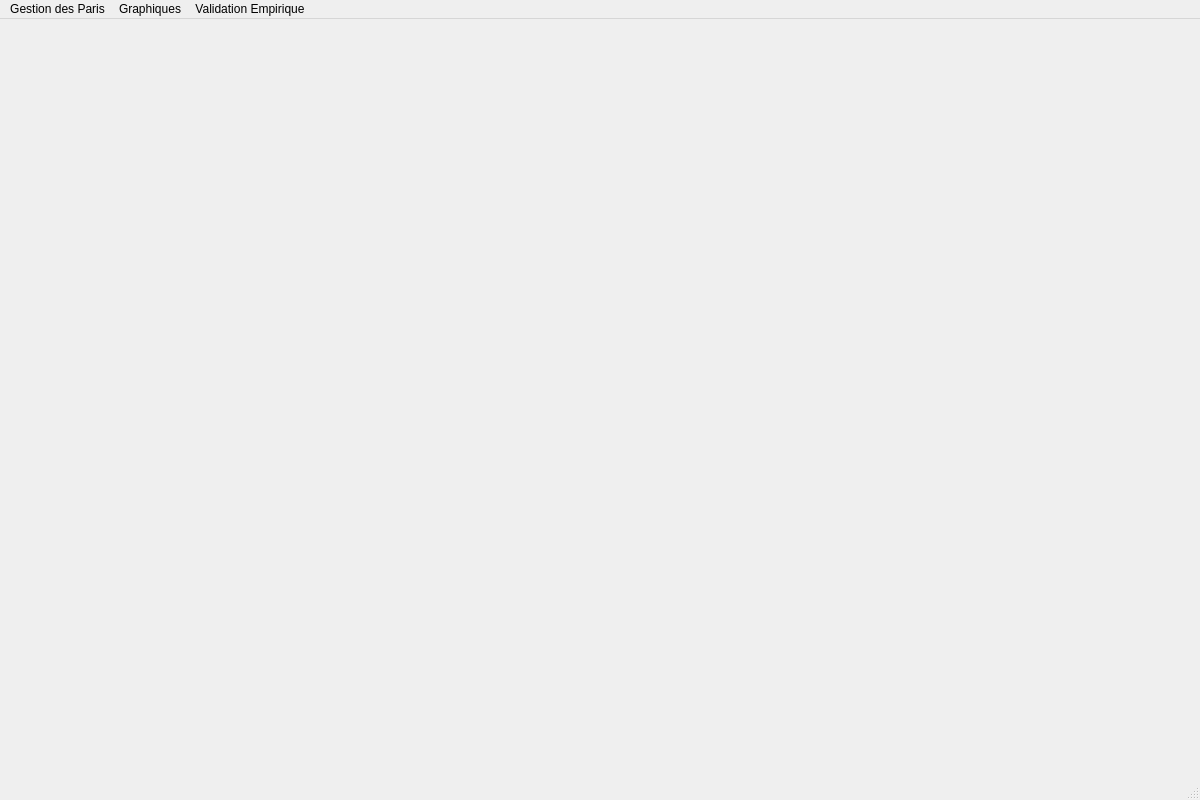
<?xml version="1.0" encoding="UTF-8"?>
<ui version="4.0">
 <class>MainWindow</class>
 <widget class="QMainWindow" name="MainWindow">
  <property name="geometry">
   <rect>
    <x>0</x>
    <y>0</y>
    <width>1200</width>
    <height>800</height>
   </rect>
  </property>
  <property name="windowTitle">
   <string>Live Bet Manager</string>
  </property>
  <widget class="QWidget" name="centralwidget"/>
  <widget class="QMenuBar" name="menubar">
   <property name="geometry">
    <rect>
     <x>0</x>
     <y>0</y>
     <width>1200</width>
     <height>21</height>
    </rect>
   </property>
   <widget class="QMenu" name="menuGestion_Paris">
    <property name="title">
     <string>Gestion des Paris</string>
    </property>
    <addaction name="actionNouveau_Paris"/>
    <addaction name="actionAfficher_Evenements_en_cours"/>
    <addaction name="separator"/>
    <addaction name="actionCreer_un_nouveau_paris"/>
    <addaction name="actionFermer_tous_les_paris_et_matches"/>
    <addaction name="separator"/>
    <addaction name="actionExporter_Donnees_Vers_Excel"/>
    <addaction name="actionImporter_Donnees_depuis_Excel"/>
    <addaction name="separator"/>
    <addaction name="actionQuitter"/>
   </widget>
   <widget class="QMenu" name="menuGraphiques">
    <property name="title">
     <string>Graphiques</string>
    </property>
   </widget>
   <widget class="QMenu" name="menuValidation_Empirique">
    <property name="title">
     <string>Validation Empirique</string>
    </property>
   </widget>
   <addaction name="menuGestion_Paris"/>
   <addaction name="menuGraphiques"/>
   <addaction name="menuValidation_Empirique"/>
  </widget>
  <widget class="QStatusBar" name="statusbar"/>
  <action name="actionNouveau_Paris">
   <property name="text">
    <string>Créer Evènement Sportif</string>
   </property>
  </action>
  <action name="actionAfficher_Evenements_en_cours">
   <property name="text">
    <string>Afficher évènements en cours</string>
   </property>
  </action>
  <action name="actionCreer_un_nouveau_paris">
   <property name="text">
    <string>Créer un nouveau paris</string>
   </property>
  </action>
  <action name="actionFermer_tous_les_paris_et_matches">
   <property name="text">
    <string>Fermer tous les paris et matches</string>
   </property>
  </action>
  <action name="actionExporter_Donnees_Vers_Excel">
   <property name="text">
    <string>Exporter Données vers Excel</string>
   </property>
  </action>
  <action name="actionImporter_Donnees_depuis_Excel">
   <property name="text">
    <string>Importer Données depuis Excel</string>
   </property>
  </action>
  <action name="actionQuitter">
   <property name="text">
    <string>Quitter</string>
   </property>
  </action>
 </widget>
 <resources/>
 <connections/>
</ui>
